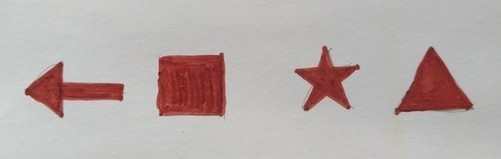
#> input picture fig/target.png, 501 x 159 px
$ python BWturn.py
#> lines starting #> are read from the running program, lines starting #| are printed output that depends on the picture; after the words box and inside, x2 and y2 are one past the last pixel; in counts of white or black regions, pixels touching at a corner belong together
import cv2 as cv
import numpy as np
import sys
# 白黒に閾値処理するプログラム
def main():
    # ファイルを読み込み
    image_file = 'fig/target.png'
    src = cv.imread(image_file, cv.IMREAD_COLOR)
#> src is the input picture: shape (159, 501, 3); mean B, G, R 171.1, 172.9, 184.5
    # グレースケール化
    img_gray = cv.cvtColor(src, cv.COLOR_RGB2GRAY)
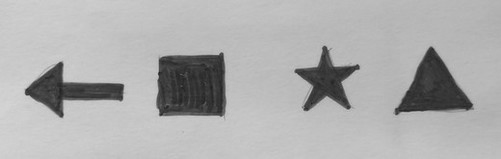
#> img_gray: shape (159, 501); min 30, max 213, mean 173.6
    # しきい値指定によるフィルタリング
    retval, dst = cv.threshold(img_gray, 127, 255, cv.THRESH_TOZERO_INV )
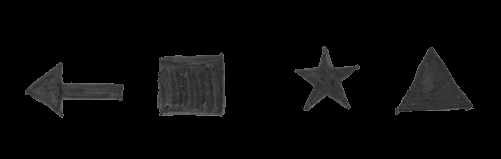
#> dst: shape (159, 501); min 0, max 127, mean 8.4
    cv.imwrite('fig/debug_1.png', dst)
    # 白黒の反転
    dst = cv.bitwise_not(dst)
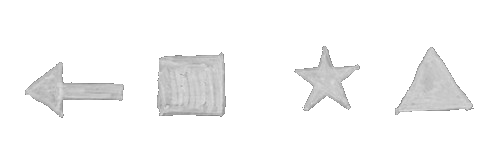
#> dst: shape (159, 501); min 128, max 255, mean 246.6
    cv.imwrite('fig/debug_2.png', dst)
    # 再度フィルタリング
    retval, dst = cv.threshold(dst, 0, 255, cv.THRESH_BINARY | cv.THRESH_OTSU)
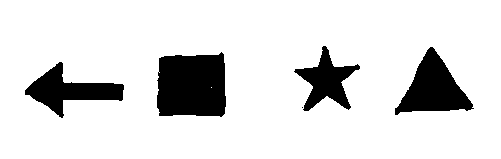
#> dst: shape (159, 501); 86.6% white; 5 black regions (1 under 20 px), largest, box (x1, y1, x2, y2) and area: (157, 52, 226, 117) 4021, (395, 47, 474, 115) 2670, (25, 62, 124, 118) 2186, (294, 46, 360, 111) 1759
#> retval = 223
    # 結果を保存
    cv.imwrite('fig/result.png', dst)

    # 画像のサイズを取得
    global height
    global width
    height, width, channels = src.shape[:3]
#> height = 159; width = 501; channels = 3
    print("width: " + str(width))
#| width: 501
    print("height: " + str(height))
#| height: 159


# 最初に当たる黒い部分を探す関数
def search():
    img = cv.imread('fig/result.png')

    for i in range(width):
        for j in range(height):
            pixelValue = img[i, j]
            if (pixelValue == [0,0,0]).all():
                kadoX = i
                kadoY = j
            # print('座標[{},{}] = '.format(i,j) + str(pixelValue))
                print(kadoX,kadoY)
    # else:
        # 格納した角の値をprint


if __name__ == '__main__':
    main()
#> (the run stopped early here; a loop or call above may not have finished)
